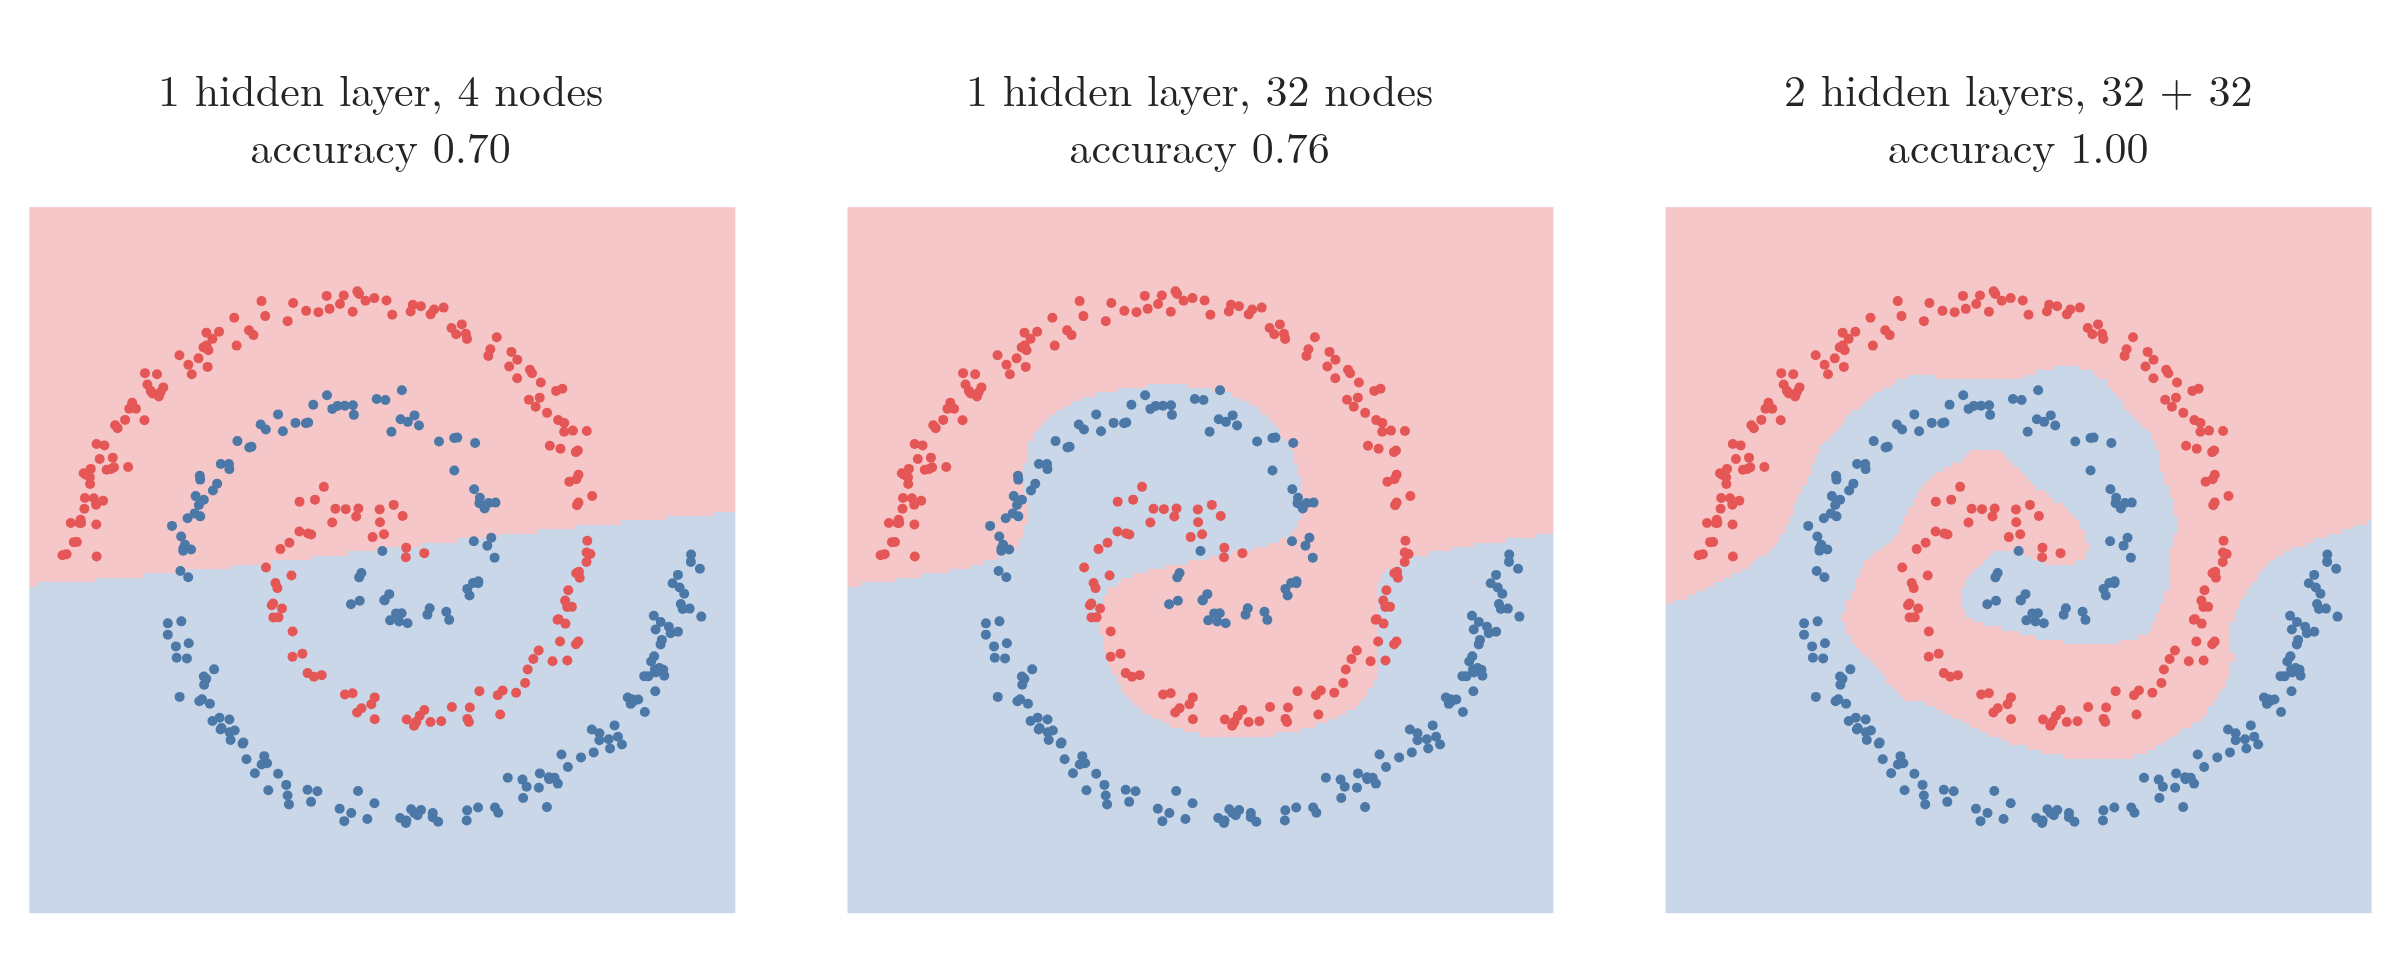

The Python source for this figure:
"""Section 3: representation power. A two-arm spiral (400 points, our own toy data) fitted by an MLP with one hidden
layer of 4 nodes, one layer of 32 nodes, and two layers of 32 nodes (scikit-learn, tanh, Adam, 2,000 epochs).
Accuracy on the training points is averaged over 5 seeds; each map shows the seed whose accuracy is closest to
that mean (a typical run, not the best one).
Run: python spiral_power.py  -> spiral_power.png (Plotly: three decision maps side by side)"""
import warnings
from pathlib import Path

import numpy as np
import plotly.graph_objects as go
from plotly.subplots import make_subplots
from sklearn.exceptions import ConvergenceWarning
from sklearn.neural_network import MLPClassifier

from common import BLUE, RED

warnings.filterwarnings("ignore", category=ConvergenceWarning)
HERE = Path(__file__).parent
rng = np.random.default_rng(0)
n = 200
t = np.sqrt(rng.uniform(0, 1, n)) * 3 * np.pi                    # angle along the arm
arm = np.c_[t * np.cos(t), t * np.sin(t)] / (3 * np.pi)
X = np.r_[arm, -arm] + rng.normal(0, 0.03, (2 * n, 2))
y = np.r_[np.zeros(n), np.ones(n)]
SIZES = {"1 hidden layer, 4 nodes": (4,), "1 hidden layer, 32 nodes": (32,), "2 hidden layers, 32 + 32": (32, 32)}


def fit(size, seed):
    return MLPClassifier(size, activation="tanh", max_iter=2000, learning_rate_init=0.01, random_state=seed).fit(X, y)


runs = {k: [fit(s, seed) for seed in range(5)] for k, s in SIZES.items()}
scores = {k: np.array([m.score(X, y) for m in ms]) for k, ms in runs.items()}
acc = {k: v.mean() for k, v in scores.items()}
typical = {k: runs[k][int(np.argmin(abs(scores[k] - acc[k])))] for k in SIZES}
a = list(acc.values())
assert a[0] < a[1] < a[2] or (a[0] < a[1] and a[2] >= 0.99), acc     # more nodes, then more layers, fit better
print({k: round(v, 3) for k, v in acc.items()})

g = np.linspace(-1.15, 1.15, 160)
GX, GY = np.meshgrid(g, g)
fig = make_subplots(1, 3, subplot_titles=[f"{k}<br>accuracy {acc[k]:.2f}" for k in SIZES], horizontal_spacing=0.04)
for c, (k, s) in enumerate(SIZES.items(), start=1):
    P = typical[k].predict_proba(np.c_[GX.ravel(), GY.ravel()])[:, 1].reshape(GX.shape)
    fig.add_trace(go.Heatmap(x=g, y=g, z=(P > 0.5).astype(float), colorscale=[[0, "#F6C7C8"], [1, "#C9D7E8"]], zmin=0, zmax=1,
                             showscale=False), 1, c)
    for cls, col in ((0, RED), (1, BLUE)):
        fig.add_trace(go.Scatter(x=X[y == cls, 0], y=X[y == cls, 1], mode="markers", showlegend=False,
                                 marker=dict(size=5, color=col)), 1, c)
fig.update_xaxes(visible=False)
fig.update_yaxes(visible=False, scaleanchor="x")
fig.update_layout(template="simple_white", width=1200, height=480, font=dict(family="Latin Modern Roman", size=20),
                  margin=dict(l=10, r=10, t=90, b=10))
fig.update_annotations(font_size=22)

if __name__ == "__main__":
    fig.write_image(HERE / "spiral_power.png", scale=2)
